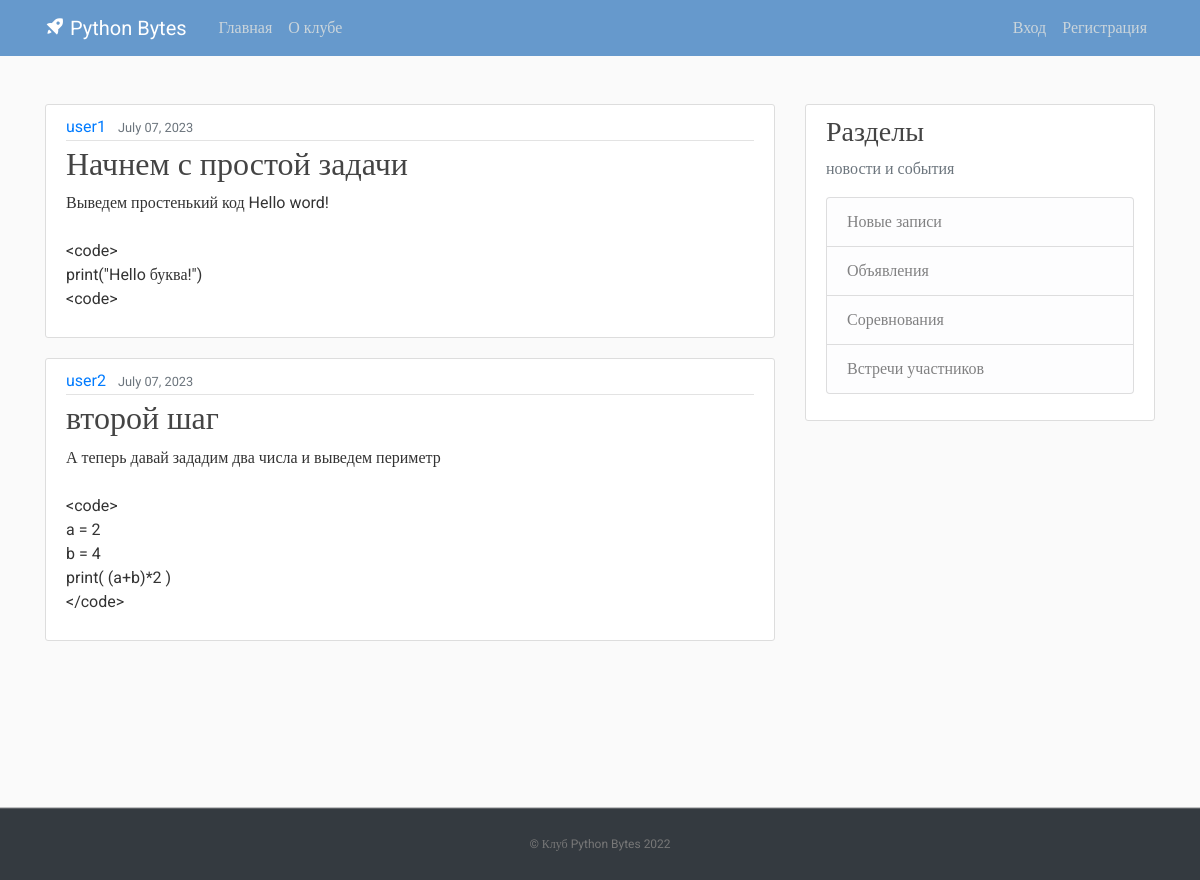
The page / on the database its author committed.
### blog/models.py (models this page shows, shortened)
class Post(models.Model):
    title = models.CharField(max_length=100)
    content = models.TextField()
    date_posted = models.DateTimeField(default=timezone.now)
    author = models.ForeignKey(User, on_delete=models.CASCADE)

### blog/views.py (the view)
# urls.py: path('', views.home, name='blog-home'),
def home(request):
	context = {
    	'posts': Post.objects.all()
	}
	return render(request, 'home.html', context)

### blog/templates/home.html
﻿{% extends "base.html" %}
{% block content %}
    {% for post in posts %}
        <article class="media content-section">
          <div class="media-body">
            <div class="article-metadata">
              <a class="mr-2" href="#">{{ post.author }}</a>
              <small class="text-muted">{{ post.date_posted|date:"F d, Y" }}</small>
            </div>
            <h2><a class="article-title" href="#">{{ post.title }}</a></h2>
            <p class="article-content">{{ post.content }}</p>
          </div>
        </article>
    {% endfor %}
{% endblock content %}

### blog/templates/base.html (shortened to what this page needs)
{% load static %}
<!DOCTYPE html>
<html>
<head>
     <link rel="stylesheet" href="https://maxcdn.bootstrapcdn.com/bootstrap/4.0.0/css/bootstrap.min.css">
     <link rel="stylesheet" type="text/css" href="{% static 'blog/main.css' %}">
     <link href='https://unpkg.com/boxicons@2.1.2/css/boxicons.min.css' rel='stylesheet'>
</head>
<body>
    <header class="site-header">
      <nav class="navbar navbar-expand-md navbar-dark bg-blue fixed-top">
        <div class="container">
          <a class="navbar-brand mr-4" href="{% url 'blog-home' %}"><i class='bx bxs-rocket bx-tada-hover'></i> Python Bytes</a>
          <div class="collapse navbar-collapse" id="navbarToggle">
            <div class="navbar-nav mr-auto">
              <a class="nav-item nav-link " href="{% url 'blog-home' %}">Главная</a>
              <a class="nav-item nav-link" href="{% url 'blog-about' %}">О клубе</a>
            </div>
            <div class="navbar-nav">
              {% if user.is_authenticated %}
                <a class="nav-item nav-link" href="{% url 'profile' %}">Профиль</a>
                <a class="nav-item nav-link" href="{% url 'logout' %}">Выход</a>
              {% else %}
                <a class="nav-item nav-link" href="{% url 'login' %}">Вход</a>
                <a class="nav-item nav-link" href="{% url 'register' %}">Регистрация</a>
              {% endif %}
            </div>
          </div>
        </div>
      </nav>
    </header>
    <main role="main" class="container">
      <div class="row">
        <div class="col-md-8">
          {% block content %}{% endblock %}
        </div>
        <div class="col-md-4">
          <div class="content-section">
            <h3>Разделы</h3>
            <p class='text-muted'>новости и события
              <ul class="list-group">
                <li class="list-group-item list-group-item-light">Новые записи</li>
                <li class="list-group-item list-group-item-light">Объявления</li>
                <li class="list-group-item list-group-item-light">Соревнования</li>
                <li class="list-group-item list-group-item-light">Встречи участников</li>
              </ul>
            </p>
          </div>
        </div>
      </div>
    </main>
    <footer class="text-center bg-dark">
      <p><a href="{% url 'blog-home' %}">© Клуб Python Bytes 2022</a></p>
    </footer>
</body>
</html>

### blog/static/blog/main.css (style rules this page uses)
﻿body, html { width:100%; height:100% }
body { margin:0; padding:0; background: #fafafa; color: #333333; margin-top: 5rem; font-family:Roboto; }
h1, h2, h3, h4, h5, h6 { color: #444444; }
ul { margin: 0; }
.bg-blue { background-color: #6699cc; }
.site-header .navbar-nav .nav-link { color: #cbd5db; }
.content-section { background: #ffffff; padding: 10px 20px; border: 1px solid #dddddd; border-radius: 3px; margin-bottom: 20px; }
.article-title { color: #444444; }
.article-content { white-space: pre-line; }
.article-metadata { padding-bottom: 1px; margin-bottom: 4px; border-bottom: 1px solid #e3e3e3 }
footer { position: sticky!important; top: 100%; padding-top:25px; padding-bottom:25px; border-top:1px solid #ddd; }
footer p { margin:2px; text-align:center; padding:0 40px; color:#fff; font-size:12px; }
footer a { color:#777 }

### rows shown on the page
Post: author "user1", date_posted "July 07, 2023", title "Начнем с простой задачи", content "Выведем простенький код Hello word! <code> print(\"Hello буква!\") <code>"
Post: author "user2", date_posted "July 07, 2023", title "второй шаг", content "А теперь давай зададим два числа и выведем периметр <code> a = 2 b = 4 print( (a+b)*2 ) </code>"
